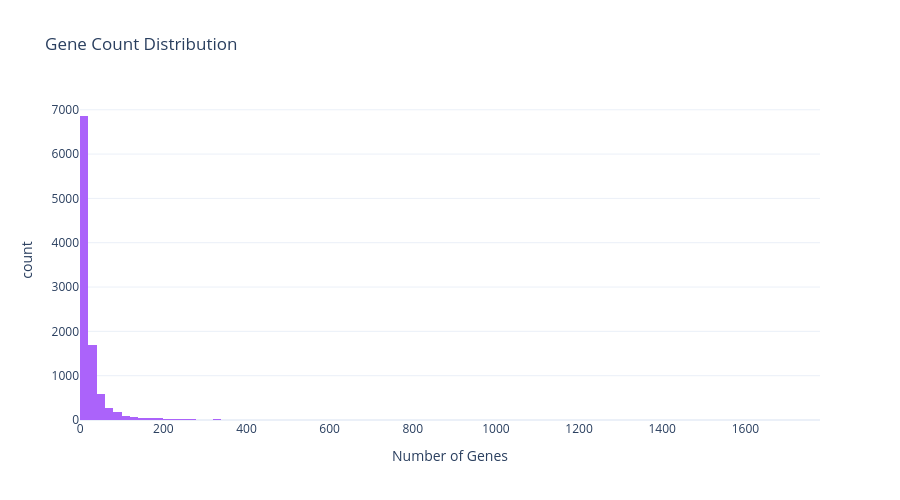
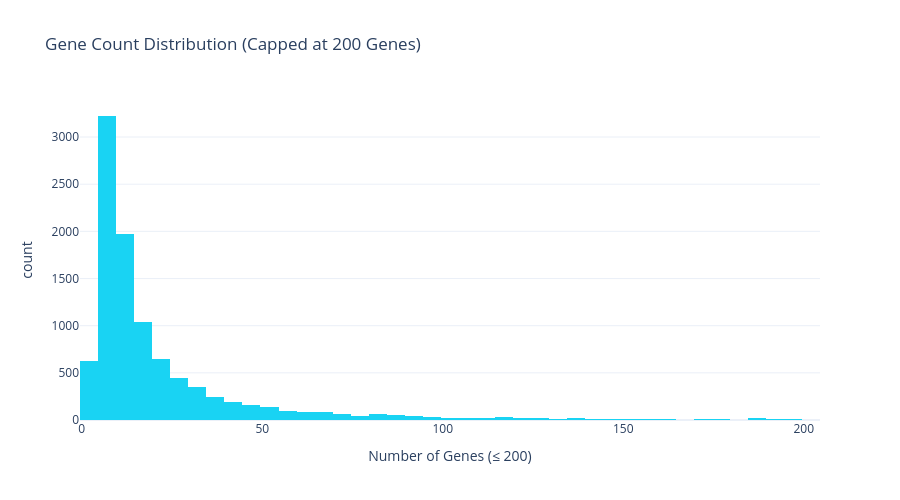

Source (notebook cell) for these figures, in order:
### Markdown cell above
## Gene Count Distribution

### Code cell
fig = px.histogram(
    df,
    x='gene_count',
    nbins=100,
    title='Gene Count Distribution',
    labels={'gene_count': 'Number of Genes', 'count': 'Number of Sequences'},
    color_discrete_sequence=['#AB63FA']
)

fig.update_layout(
    height=500,
    showlegend=False,
    font=dict(size=12)
)

fig.show()

# Add an additional plot capped at 200 genes
fig_capped = px.histogram(
    df[df['gene_count'] <= 200],
    x='gene_count',
    nbins=50,
    title='Gene Count Distribution (Capped at 200 Genes)',
    labels={'gene_count': 'Number of Genes (≤ 200)', 'count': 'Number of Sequences'},
    color_discrete_sequence=['#19D3F3']
)

fig_capped.update_layout(
    height=500,
    showlegend=False,
    font=dict(size=12)
)

fig_capped.show()

print(f"\nGene Count Statistics:")
print(f"Min: {df['gene_count'].min()}")
print(f"Max: {df['gene_count'].max()}")
print(f"Mean: {df['gene_count'].mean():.1f}")
print(f"Median: {df['gene_count'].median():.0f}")
print(f"\nSequences with 0 genes: {(df['gene_count'] == 0).sum():,} ({(df['gene_count'] == 0).mean()*100:.1f}%)")
print(f"Sequences with 1-5 genes: {((df['gene_count'] >= 1) & (df['gene_count'] <= 5)).sum():,} ({((df['gene_count'] >= 1) & (df['gene_count'] <= 5)).mean()*100:.1f}%)")

### Figure 1 — Plotly figure (JSON) as saved in the notebook; plotly's stock layout.template omitted (floating-point values rounded to 4 significant figures; data arrays with more than 128 entries replaced by an {"elided": "..."} marker saying what was removed)
{"data": [{"bingroup": "x", "hovertemplate": "Number of Genes=%{x}<br>count=%{y}<extra></extra>", "legendgroup": "", "marker": {"color": "#AB63FA", "pattern": {"shape": ""}}, "name": "", "nbinsx": 100, "orientation": "v", "showlegend": false, "type": "histogram", "x": {"elided": "10000 int values"}, "xaxis": "x", "yaxis": "y"}], "layout": {"barmode": "relative", "font": {"size": 12}, "height": 500, "legend": {"tracegroupgap": 0}, "showlegend": false, "title": {"text": "Gene Count Distribution"}, "xaxis": {"anchor": "y", "domain": [0, 1], "title": {"text": "Number of Genes"}}, "yaxis": {"anchor": "x", "domain": [0, 1], "title": {"text": "count"}}}}

### Figure 2 — Plotly figure (JSON) as saved in the notebook; plotly's stock layout.template omitted (floating-point values rounded to 4 significant figures; data arrays with more than 128 entries replaced by an {"elided": "..."} marker saying what was removed)
{"data": [{"bingroup": "x", "hovertemplate": "Number of Genes (≤ 200)=%{x}<br>count=%{y}<extra></extra>", "legendgroup": "", "marker": {"color": "#19D3F3", "pattern": {"shape": ""}}, "name": "", "nbinsx": 50, "orientation": "v", "showlegend": false, "type": "histogram", "x": {"elided": "9883 int values"}, "xaxis": "x", "yaxis": "y"}], "layout": {"barmode": "relative", "font": {"size": 12}, "height": 500, "legend": {"tracegroupgap": 0}, "showlegend": false, "title": {"text": "Gene Count Distribution (Capped at 200 Genes)"}, "xaxis": {"anchor": "y", "domain": [0, 1], "title": {"text": "Number of Genes (≤ 200)"}}, "yaxis": {"anchor": "x", "domain": [0, 1], "title": {"text": "count"}}}}
